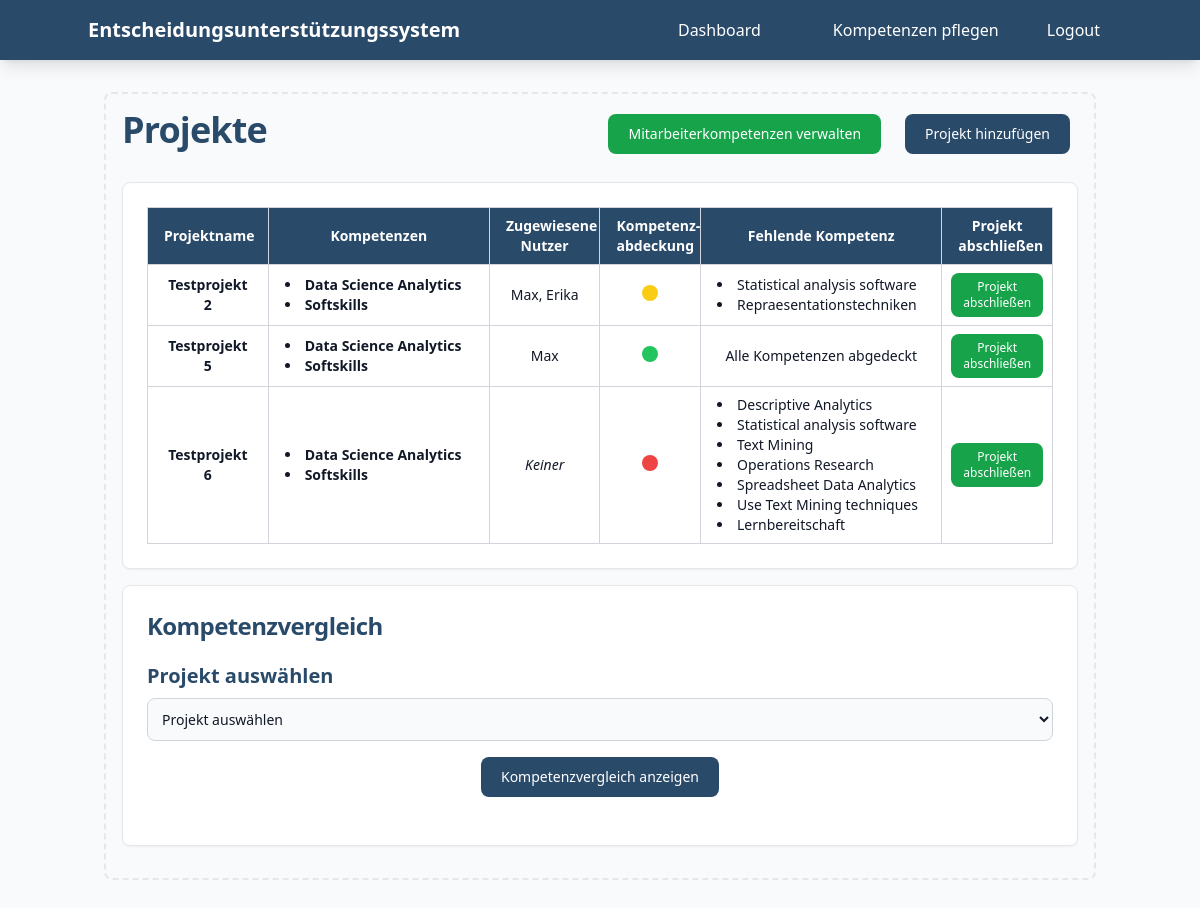
/admin (signed in), run on the app's committed database.
### main.py (models this page shows)
class Project(db.Model):
    id = db.Column(db.Integer, primary_key=True)
    project_name = db.Column(db.String(100), nullable=False)
    status = db.Column(db.String(100))  # Projektstatus ( "Aktiv", "Abgeschlossen")
    notiz = db.Column(db.Text)
    requirements = db.relationship('ProjectRequirement', backref='project', lazy=True)  # 1:n zu Anforderungen
    users = db.relationship('Users', secondary=projekt_user, backref='projects')  # Zugewiesene Nutzer

class CompetenceGroup(db.Model):
    id = db.Column(db.Integer, primary_key=True)
    name = db.Column(db.String(100), nullable=False, unique=True)
    competences = db.relationship('Competence', backref='competence_group', lazy=True)

class KnowledgeSkills(db.Model):
    id = db.Column(db.Integer, primary_key=True)
    name = db.Column(db.String(100), nullable=False)
    competence_id = db.Column(db.Integer, db.ForeignKey('competence.id'), nullable=False)
    user_assignments = db.relationship('UsersCompetence', backref='knowledge_skill', lazy=True)

### main.py (the view, shortened to what this page needs)
@app.route("/admin", methods=['GET', 'POST'])
@login_required
def admin():
    form = AdminCompetenceForm()
    projekte = Project.query.options(db.joinedload(Project.users)).all()
    all_users = Users.query.all()
    competence_to_group = {}
    all_knowledge_skills = KnowledgeSkills.query.options(
        db.joinedload(KnowledgeSkills.competence).joinedload(Competence.competence_group)
    ).all()
    for knowledge_skill in all_knowledge_skills:
        if knowledge_skill.competence and knowledge_skill.competence.competence_group:
            competence_to_group[knowledge_skill.id] = knowledge_skill.competence.competence_group.name
    selected_project = None
    vergleich = []
    anforderungen = {}
    strukturierte_anforderungen = {}
    level_map = {"Kenner": 1, "Könner": 2, "Experte": 3}
    ampel_info = {projekt.id: check_kompetenz_abdeckung(projekt) for projekt in projekte}
    fehlende_kompetenzen = _calculate_missing_competences(projekte)
    competence_to_group = _get_competence_to_group_mapping()
    already_assigned_user_ids = []
    if selected_project:
        already_assigned_user_ids = [user.id for user in selected_project.users]
    return render_template(
        'admin.html',
        projekte=projekte,
        selected_project=selected_project,
        vergleich=vergleich,
        anforderungen=anforderungen,
        strukturierte_anforderungen=strukturierte_anforderungen,
        competence_to_group=competence_to_group,
        ampel_info=ampel_info,
        fehlende_kompetenzen=fehlende_kompetenzen,
        already_assigned_user_ids=already_assigned_user_ids,
        all_users=all_users,
        form=form
    )

### main.py
class AdminCompetenceForm(FlaskForm):
    pass  # Felder werden dynamisch im Template erstellt

### main.py (called while the page is built)
@login_manager.user_loader
def load_user(user_id):
    return Users.query.get(int(user_id))

def _get_competence_to_group_mapping():
    competence_to_group = {}
    all_knowledge_skills = KnowledgeSkills.query.options(
        db.joinedload(KnowledgeSkills.competence).joinedload(Competence.competence_group)
    ).all()
    for knowledge_skill in all_knowledge_skills:
        if knowledge_skill.competence and knowledge_skill.competence.competence_group:
            competence_to_group[knowledge_skill.id] = knowledge_skill.competence.competence_group.name
    return competence_to_group

### templates/admin.html (shortened to what this page needs)
{% extends 'base.html' %}
{% block content %}
<div class="max-w-8xl mx-auto">
   <div class="p-4 border-2 border-gray-200 border-dashed rounded-lg dark:border-gray-700">
    <div class="mb-4 flex items-center justify-between">
      <h5 class="mb-4 text-4xl font-bold tracking-tight text-[#2A4A6A] dark:text-white">Projekte </h5>
      <div class="flex space-x-2">
        <a href="{{ url_for('admin_user_management') }}">
          <button type="button" class="text-white bg-green-600 hover:bg-green-700 focus:ring-4 focus:ring-green-300 font-medium rounded-lg text-sm px-5 py-2.5 me-2 mb-2 dark:bg-green-500 dark:hover:bg-green-600 focus:outline-none dark:focus:ring-green-800">
            Mitarbeiterkompetenzen verwalten
          </button>
        </a>
        <a href="{{ url_for('project') }}">
          <button type="button" class="text-white bg-[#2A4A6A] hover:bg-blue-800 focus:ring-4 focus:ring-blue-300 font-medium rounded-lg text-sm px-5 py-2.5 me-2 mb-2 dark:bg-blue-600 dark:hover:bg-blue-700 focus:outline-none dark:focus:ring-blue-800">
            Projekt hinzufügen
          </button>
        </a>
      </div>
    </div>
    <div class="grid grid-cols-1 md:grid-cols-1 gap-4 mb-4">
        <div class="w-full p-6 bg-white border border-gray-200 rounded-lg shadow-sm dark:bg-gray-800 dark:border-gray-700">
       {% if projekte %}
        <table class="admin-projects-table w-full text-sm text-left text-white dark:text-gray-300 border-collapse border border-gray-300 dark:border-gray-600" style="table-layout: fixed;">
                <thead class="bg-[#2A4A6A] dark:bg-gray-700">
                    <tr>
                    <th class="border border-gray-300 dark:border-gray-600 px-4 py-2 text-center" style="width: 12%;">Projektname</th>
                    <th class="border border-gray-300 dark:border-gray-600 px-4 py-2 text-center" style="width: 22%;">Kompetenzen</th>
                    <th class="border border-gray-300 dark:border-gray-600 px-4 py-2 text-center" style="width: 11%;">Zugewiesene <br> Nutzer</th>
                    <th class="border border-gray-300 dark:border-gray-600 px-4 py-2 text-center" style="width: 10%;">Kompetenz- <br>abdeckung</th>
                    <th class="border border-gray-300 dark:border-gray-600 px-4 py-2 text-center" style="width: 24%;">Fehlende Kompetenz</th>
                    <th class="border border-gray-300 dark:border-gray-600 px-4 py-2 text-center" style="width: 11%;">Projekt abschließen</th>
                    </tr>
                </thead>
                <tbody>
                      {% for projekt in projekte %}
                      {% if projekt.status != 'Abgeschlossen' %}
                        <tr class="bg-white dark:bg-gray-800 border-b border-gray-300 dark:border-gray-700">
                        <td class="border border-gray-300 dark:border-gray-600 px-4 py-2 font-semibold text-gray-900 dark:text-white text-center" style="width: 12%; word-wrap: break-word;">
                        {{ projekt.project_name }}
                        </td>
                        <td class="border border-gray-300 dark:border-gray-600 px-4 py-2 text-sm text-gray-900 text-center" style="width: 22%; word-wrap: break-word;">
                        {% if projekt.requirements %}
                            {% set ns = namespace(seen=[]) %}
                            <ul class="list-disc list-inside text-left">
                                {% for requirement in projekt.requirements %}
                                {% set competence_name = competence_to_group.get(requirement.knowledge_skill_id) %}
                                {% if competence_name and competence_name not in ns.seen %}
                                    {% set _ = ns.seen.append(competence_name) %}
                                    <li><strong>{{ competence_name }}</strong></li>
                                {% endif %}
                                {% endfor %}
                            </ul>
                        {% endif %}
                        </td>
                        <td class="border border-gray-300 dark:border-gray-600 px-4 py-2 text-sm text-gray-900 dark:text-gray-300 text-center align-middle" style="width: 11%; word-wrap: break-word;">
                        {% if projekt.users %}
                            {{ projekt.users | map(attribute='name') | join(', ') }}
                        {% else %}
                            <em>Keiner</em>
                        {% endif %}
                        </td>
                        <td class="border border-gray-300 dark:border-gray-600 px-4 py-2 font-semibold text-gray-900 dark:text-white text-center align-middle" style="width: 10%;">
                            {% if ampel_info is defined %}
                                {% set farbe = ampel_info[projekt.id] %}
                                {% if farbe == 'gruen' %}
                                    <span class="inline-block w-4 h-4 rounded-full bg-green-500" title="Alle Kompetenzen abgedeckt"></span>
                                {% elif farbe == 'gelb' %}
                                    <span class="inline-block w-4 h-4 rounded-full bg-yellow-400" title="Teilweise abgedeckt"></span>
                                {% else %}
                                    <span class="inline-block w-4 h-4 rounded-full bg-red-500" title="Keine Abdeckung"></span>
                                {% endif %}
                            {% else %}
                                <span class="text-gray-900 italic">Keine Ampel-Information verfügbar</span>
                            {% endif %}
                        </td>
                        <td class="border border-gray-300 dark:border-gray-600 px-4 py-2 text-sm text-gray-900 dark:text-white text-center" style="width: 24%; word-wrap: break-word;">
                            {% set fehlend = fehlende_kompetenzen.get(projekt.id) %}
                            {% if fehlend %}
                                <ul class="text-gray-900 list-disc list-inside text-left">
                                {% for kompetenzname in fehlend %}
                                    <li>{{ kompetenzname }}</li>
                                {% endfor %}
                                </ul>
                            {% else %}
                                <span class="text-gray-900">Alle Kompetenzen abgedeckt</span>
                            {% endif %}
                        </td>
                        <td class="border border-gray-300 dark:border-gray-600 px-4 py-2 text-center align-middle" style="width: 11%;">
                            <form method="POST" action="{{ url_for('projekt_abschliessen') }}" class="flex justify-center items-center">
                                <button type="submit"
                                        class="text-white bg-green-600 hover:bg-green-700 focus:ring-4 focus:outline-none focus:ring-green-300 font-medium rounded-lg text-xs px-3 py-1.5 dark:bg-green-500 dark:hover:bg-green-600 dark:focus:ring-green-800 mx-auto">
                                    Projekt abschließen
                                </button>
                            </form>
                        </td>
                        </tr>
                        {% endif %}
                    {% endfor %}
                </tbody>
             </table>
            {% endif %}
        </div>
        </div>
       <div class="grid grid-cols-1 gap-4 mb-4">
            <div id="Kompetenzvergleich" class="w-full p-6 bg-white border border-gray-200 rounded-lg shadow-sm dark:bg-gray-800 dark:border-gray-700">
            <h5 class="mb-2 text-2xl font-bold tracking-tight text-[#2A4A6A] dark:text-white">Kompetenzvergleich</h5>
                <h2 class="mt-5 mb-2 text-xl font-bold text-[#2A4A6A] dark:text-white">Projekt auswählen</h2>
                <form method="POST" action="#Kompetenzvergleich">
                    <select id="project_select"
                            name="project_id"
                            required
                            class="bg-gray-50 border border-gray-300 text-gray-900 text-sm rounded-lg focus:ring-[#2A4A6A] focus:border-[#2A4A6A] block w-full p-2.5 dark:bg-gray-700 dark:border-gray-600 dark:placeholder-gray-400 dark:text-white dark:focus:ring-[#2A4A6A] dark:focus:border-[#2A4A6A]">
                        <option value="">Projekt auswählen</option>
                    </select>
                    <div class="flex justify-center mt-4">
                        <button type="submit"
                                class="text-white bg-[#2A4A6A] hover:bg-blue-800 focus:ring-4 focus:ring-blue-300 font-medium rounded-lg text-sm px-5 py-2.5 mb-6 dark:bg-blue-600 dark:hover:bg-blue-700 focus:outline-none dark:focus:ring-blue-800">
                            Kompetenzvergleich anzeigen
                        </button>
                    </div>
                </form>
        </div>
    </div>
  </div>
</div>
{% endblock %}

### templates/base.html (shortened to what this page needs)
<!DOCTYPE html>
<html lang="de">
<head>
  <link href="{{ url_for('static', filename='output.css') }}" rel="stylesheet">
  <script src="https://cdn.tailwindcss.com" defer></script>
</head>
<body class="bg-gray-50 dark:bg-gray-900 min-h-screen">
  <header>
    <nav class="bg-[#2A4A6A] p-4 shadow-lg" role="navigation" aria-label="Hauptnavigation">
      <div class="container mx-auto flex justify-between items-center">
        <a href="{% if current_user.is_authenticated %}{{ url_for('admin') if current_user.admin else url_for('dashboard') }}{% else %}{{ url_for('login') }}{% endif %}"
           class="text-white text-xl font-bold hover:text-gray-300 transition-colors">
          Entscheidungsunterstützungssystem
        </a>
        {% if current_user.is_authenticated %}
        <ul class="flex items-center space-x-6" role="menubar">
            {% if current_user.admin %}
            <li role="none">
              <a href="{{ url_for('admin') }}"
                 class="text-white hover:text-gray-400 px-3 py-2 rounded transition-colors focus:outline-none focus:ring-2 focus:ring-white focus:ring-opacity-50"
                 role="menuitem">
                Dashboard
              </a>
            </li>
            <li role="none">
              <a href="{{ url_for('history') }}"
                 class="text-white hover:text-gray-400 px-3 py-2 rounded transition-colors focus:outline-none focus:ring-2 focus:ring-white focus:ring-opacity-50"
                 role="menuitem">
                Projekthistorie
              </a>
            </li>
            <li role="none">
              <a href="{{ url_for('add_user') }}"
                 class="text-white hover:text-gray-400 px-3 py-2 rounded transition-colors focus:outline-none focus:ring-2 focus:ring-white focus:ring-opacity-50"
                 role="menuitem">
                Nutzerverwaltung
              </a>
            </li>
            {% else %}
            <li role="none">
              <a href="{{ url_for('dashboard') }}"
                 class="text-white hover:text-gray-400 px-3 py-2 rounded transition-colors focus:outline-none focus:ring-2 focus:ring-white focus:ring-opacity-50"
                 role="menuitem">
                Dashboard
              </a>
            </li>
            <li role="none">
              <a href="{{ url_for('competence') }}"
                 class="text-white hover:text-gray-400 px-3 py-2 rounded transition-colors focus:outline-none focus:ring-2 focus:ring-white focus:ring-opacity-50"
                 role="menuitem">
                Kompetenzen pflegen
              </a>
            </li>
            {% endif %}
            <li role="none">
              <a href="{{ url_for('logout') }}"
                 class="text-white hover:text-gray-400 px-3 py-2 rounded transition-colors focus:outline-none focus:ring-2 focus:ring-white focus:ring-opacity-50"
                 role="menuitem">
                Logout
              </a>
            </li>
        </ul>
        {% endif %}
      </div>
    </nav>
  </header>
  <main role="main" class="container mx-auto px-4 py-8">
    {% block content %}{% endblock %}
  </main>
</body>
</html>

### data on the page
Project: project_name "Testprojekt 2", users|map "Max, Erika"
CompetenceGroup: name "Data Science Analytics"
CompetenceGroup: name "Softskills"
KnowledgeSkills: name "Statistical analysis software"
KnowledgeSkills: name "Repraesentationstechniken"
Project: project_name "Testprojekt 5", users|map "Max", shows "Alle Kompetenzen abgedeckt"
Project: project_name "Testprojekt 6", shows "Keiner"
KnowledgeSkills: name "Descriptive Analytics"
KnowledgeSkills: name "Text Mining"
KnowledgeSkills: name "Operations Research"
KnowledgeSkills: name "Spreadsheet Data Analytics"
KnowledgeSkills: name "Use Text Mining techniques"
KnowledgeSkills: name "Lernbereitschaft"
